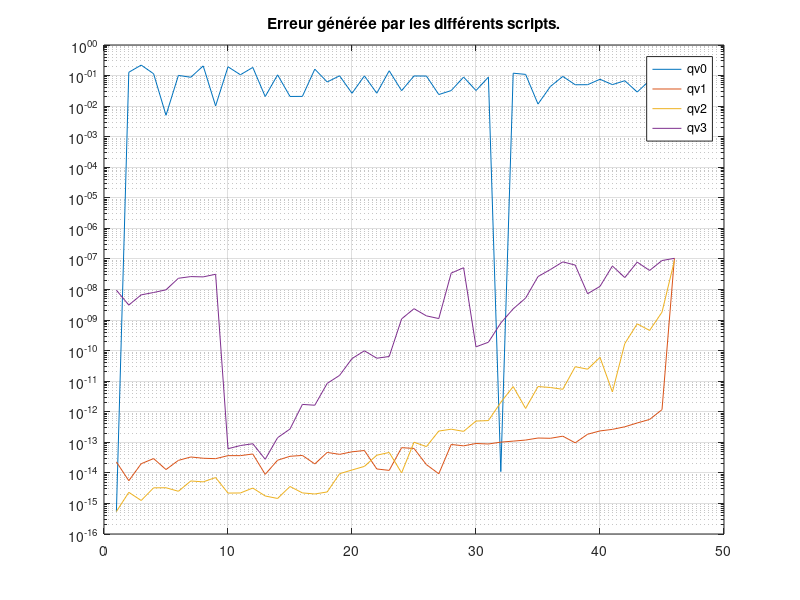
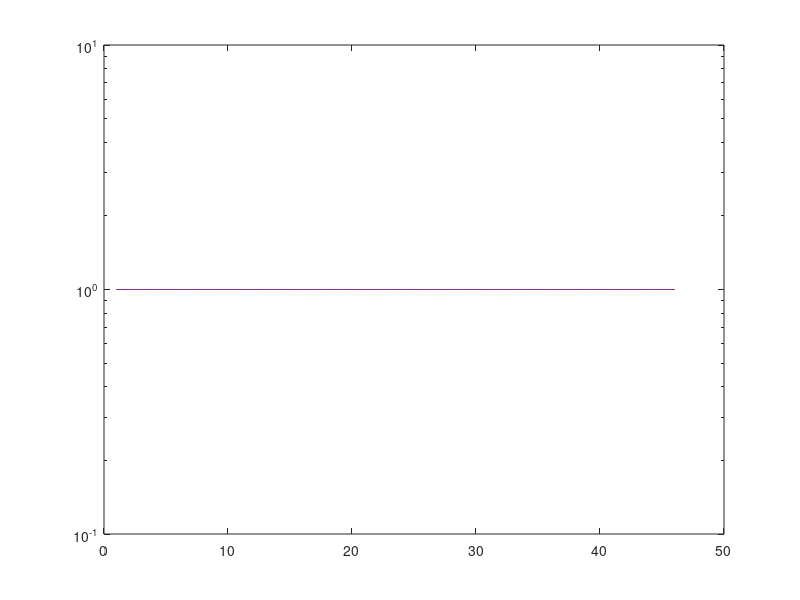

These charts were generated, in order, by the following MATLAB code:
close all;
clear;

load iter_v0.mat;
load iter_v1.mat;
load iter_v2.mat;
load iter_v3.mat;

lin = [1 : 46];

figure;

semilogy(lin,qv0, lin, qv1, lin,qv2, lin,qv3);
grid on
legend qv0 qv1 qv2 qv3
title 'Erreur générée par les différents scripts.'
figure
semilogy(lin, vecnorm(V0), lin, vecnorm(V1), lin,vecnorm(V2), lin,vecnorm(V3));